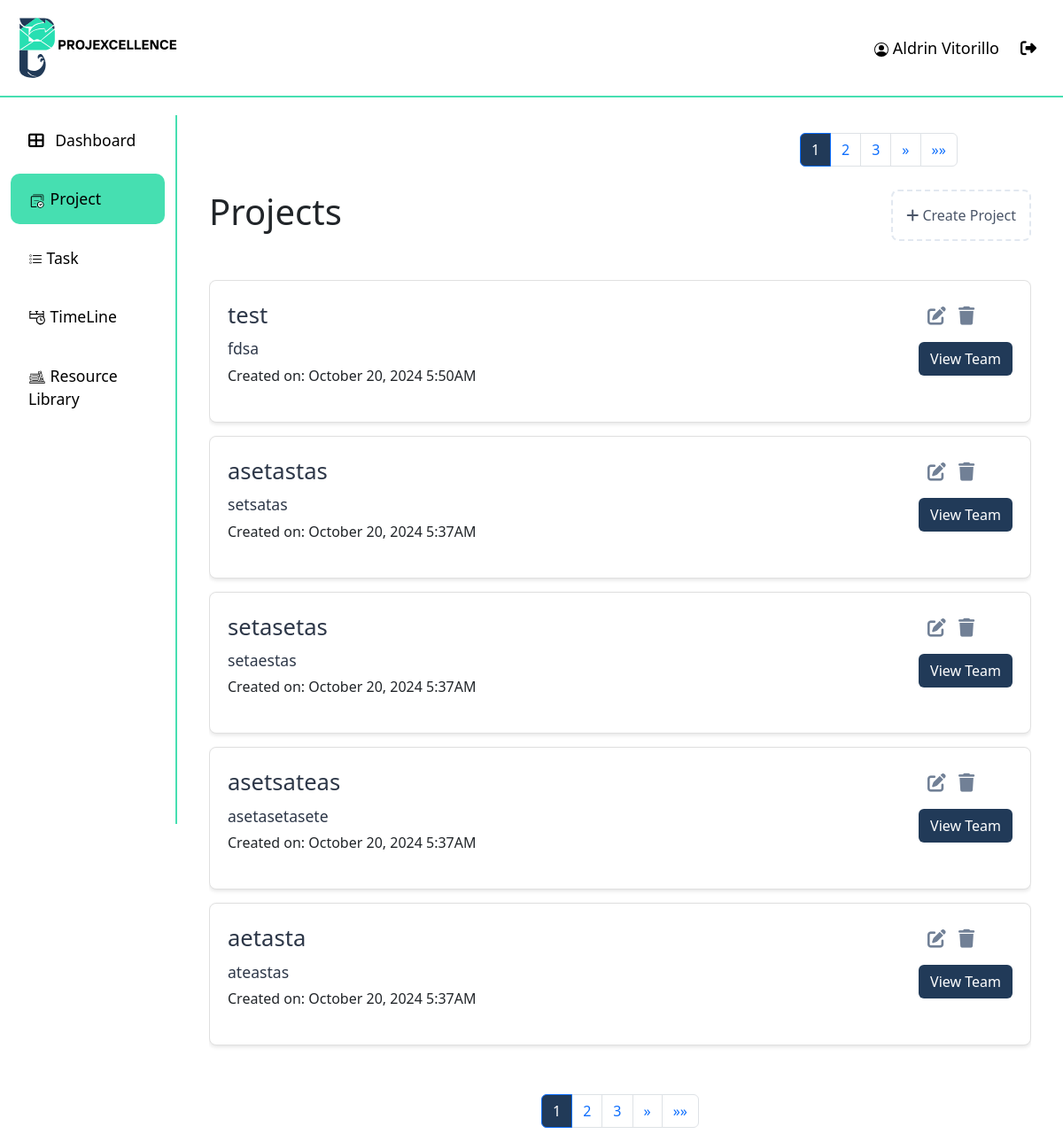
Page /project/ (signed in) on the earlier database version.
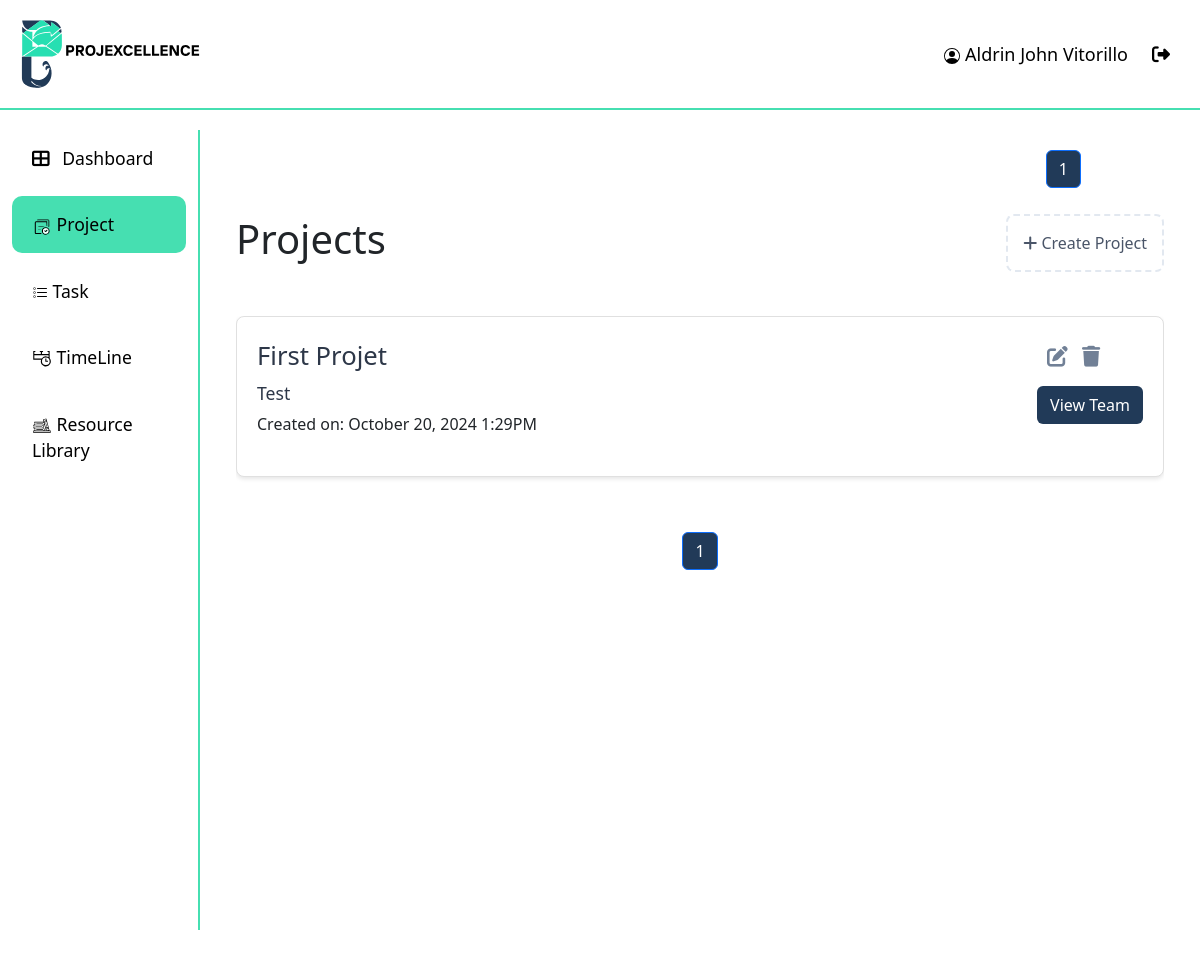
Same page on the later database version.
### api/models.py (models this page shows, shortened)
class User(AbstractUser):
    ROLE_CHOICES = [
        ("ADMIN", "Admin"),
        ("PM", "projectmanger"),
        ("MEMBER", "member"),
    ]
    STATUS_CHOICES = [
        ("APPROVED", "Approved"),
        ("REJECTED", "Rejected"),
        ("PENDING", "Pending"),
    ]
    username = None
    email = models.EmailField(_("email address"), unique=True)
    phone_regex = RegexValidator(
        regex=r"^\+?1?\d{9,15}$",
        message="Phone number must be entered in the format: '+999999999'. Up to 15 digits allowed.",
    )
    phone_number = models.CharField(validators=[phone_regex], max_length=17, blank=True)
    role = models.CharField(max_length=10, choices=ROLE_CHOICES, default="MEMBER")
    date_of_hire = models.DateField(blank=True, null=True)
    profile_path = models.ImageField(null=True, blank=True)
    status = models.CharField(max_length=20, choices=STATUS_CHOICES, default="PENDING")
    groups = models.ManyToManyField(
        "auth.Group",
        verbose_name=_("groups"),
        blank=True,
        related_name="custom_user_set",
        related_query_name="custom_user",
    )
    user_permissions = models.ManyToManyField(
        "auth.Permission",
        verbose_name=_("user permissions"),
        blank=True,
        related_name="custom_user_set",
        related_query_name="custom_user",
    )
    objects = UserManager()
    USERNAME_FIELD = "email"
    REQUIRED_FIELDS = ["first_name", "last_name", "date_of_hire", "password"]

class Project(models.Model):
    project_name = models.CharField(max_length=50)
    description = models.TextField()
    created_by = models.ForeignKey(User, on_delete=models.CASCADE)
    date_created = models.DateTimeField(auto_now_add=True)

### api/views.py (the view)
# urls.py: path("project/", views.project_list, name="project"),
@login_required
def project_list(request):
    projects = Project.objects.filter(created_by=request.user).order_by("-date_created")
    project_filter = ProjectFilter(request.GET, queryset=projects)
    paginator = Paginator(project_filter.qs, 5)  # Paginate the projects, 5 per page
    page_number = request.GET.get("page")
    page_obj = paginator.get_page(page_number)
    edit_project_forms = {project.id: ProjectForm(instance=project) for project in projects}
    context = {
        "page_obj": page_obj,
        "edit_project_forms": edit_project_forms,
        "add_project_form": ProjectForm(),  # Form to add a new project
        "filter": project_filter,
    }
    return render(request, "project.html", context)

### api/templatetags/custom_filters.py (called while the page is built)
@register.filter
def dict_get(d, key):
    return d.get(key)

### api/templates/project.html (shortened to what this page needs)
{% extends "base.html" %}
{% load crispy_forms_tags %}
{% load custom_filters %}
{% block content %}
<div class="page-container">
 <nav aria-label="Page navigation" class="mt-auto Header_page">
    <ul class="pagination justify-content-center"  style="color: #213A58;">
        {% for num in page_obj.paginator.page_range %}
            {% if page_obj.number == num %}
                <li class="page-item active"><span class="page-link" style="background-color: #213A58; color: white;">{{ num }}</span></li>
            {% elif num > page_obj.number|add:'-3' and num < page_obj.number|add:'3' %}
                <li class="page-item"><a class="page-link" href="?page={{ num }}">{{ num }}</a></li>
            {% endif %}
        {% endfor %}
        {% if page_obj.has_next %}
        <li class="page-item">
            <a class="page-link" href="?page={{ page_obj.next_page_number }}" aria-label="Next" >
                <span aria-hidden="true">&raquo;</span>
            </a>
        </li>
        <li class="page-item">
            <a class="page-link" href="?page={{ page_obj.paginator.num_pages }}" aria-label="Last">
                <span aria-hidden="true">&raquo;&raquo;</span>
            </a>
        </li>
        {% endif %}
    </ul>
</nav>
    <div class="content-wrapper container mt-4">
        <div class="d-flex justify-content-between align-items-center mb-4">
            <h1 class="text-3xl font-bold">Projects</h1>
            <div class="add-project" data-bs-toggle="modal" data-bs-target="#addProjectModal">
                <i class="fas fa-plus mr-2"></i> Create Project
            </div>
        </div>
        <div id="projects-list">
            {% for project in page_obj %}
            <div class="project-item">
                <div class="project-actions ml-10">
                    <i class="fas fa-edit" data-bs-toggle="modal" data-bs-target="#editProjectModal{{ project.id }}"></i>
                    <i class="fas fa-trash" data-bs-toggle="modal" data-bs-target="#deleteProjectModal{{ project.id }}"></i>
                    <br>
                    <a href="{% url 'myteam' %}" class="btn View-Members mt-3">View Team</a>
                </div>
                <div>
                    <div class="project-title">{{ project.project_name }}</div>
                    <div class="project-description">{{ project.description }}</div>
                    <div class="project-due-date">Created on: {{ project.date_created|date:"F j, Y g:iA" }}</div>
                </div>
            </div>
            {% empty %}
                <div class="project-item">
                    <h4 class="text-center">No projects found.<br/><small>Create a project to get started.</small></h4>
                </div>
            {% endfor %}
        </div>
        <nav aria-label="Page navigation" class="mt-auto">
            <ul class="pagination justify-content-center">
                {% for num in page_obj.paginator.page_range %}
                    {% if page_obj.number == num %}
                        <li class="page-item active"><span class="page-link" style="background-color: #213A58; color: white;">{{ num }}</span></li>
                    {% elif num > page_obj.number|add:'-3' and num < page_obj.number|add:'3' %}
                        <li class="page-item"><a class="page-link" href="?page={{ num }}">{{ num }}</a></li>
                    {% endif %}
                {% endfor %}
                {% if page_obj.has_next %}
                <li class="page-item">
                    <a class="page-link" href="?page={{ page_obj.next_page_number }}" aria-label="Next">
                        <span aria-hidden="true">&raquo;</span>
                    </a>
                </li>
                <li class="page-item">
                    <a class="page-link" href="?page={{ page_obj.paginator.num_pages }}" aria-label="Last">
                        <span aria-hidden="true">&raquo;&raquo;</span>
                    </a>
                </li>
                {% endif %}
            </ul>
        </nav>
    </div>
</div>
{% endblock content %}

### api/templates/base.html (shortened to what this page needs)
{% load static %}
<!DOCTYPE html>
<html lang="en">
  <head>
    <link
      href="https://cdn.jsdelivr.net/npm/bootstrap@5.3.0/dist/css/bootstrap.min.css"
      rel="stylesheet"
    />
    <link
      href="https://cdnjs.cloudflare.com/ajax/libs/font-awesome/6.4.0/css/all.min.css"
      rel="stylesheet"
    />
  </head>
  <body>
    <header>
      <div class="header">
          <img src="{% static '/res/slogo.svg' %}" alt="logo" width="200px">
          <div class="profile">
            <a class="nav-link {% if request.resolver_match.url_name == 'profile' %}active{% endif %}" href="{% url 'profile' %}">
              {{ request.user.first_name|capfirst }} {{ request.user.last_name|capfirst }}
            </a>
            <a class="nav-link" href="{% url 'logout' %}" onclick="event.preventDefault(); document.getElementById('logout-form').submit();">
              <i class="fas fa-sign-out-alt me-2"></i>
            </a>
          </div>
      </div>
    </header>
    <div class="container-fluid">
      <div class="row">
        <nav
          id="sidebarMenu"
          class="col-md-3 col-lg-2 d-md-block sidebar collapse"
        >
          <ul class="nav flex-column">
            <li class="nav-item">
              <a class="nav-link {% if request.resolver_match.url_name == 'dashboard' %}active{% endif %}" href="{% url 'dashboard' %}">
                <i class="fas fa-th-large me-2"></i> Dashboard
              </a>
            </li>
            <li class="nav-item">
              <a class="nav-link {% if request.resolver_match.url_name == 'project' %}active{% endif %}" href="{% url 'project' %}">
                <img src="{% static '/res/projectIcon.svg' %}" alt="logo" width="20px">  Project
              </a>
            </li>
            <li class="nav-item">
              <a class="nav-link {% if request.resolver_match.url_name == 'task' %}active{% endif %}" href="{% url 'task' %}">
                 Task
              </a>
            </li>
            <li class="nav-item">
              <a class="nav-link {% if request.resolver_match.url_name == 'dashboard' %}active{% endif %}" href="{% url 'dashboard' %}">
                <img src="{% static '/res/timelineIcon.svg' %}" alt="logo" width="20px">  TimeLine
              </a>
            </li>
            <li class="nav-item">
              <a class="nav-link {% if request.resolver_match.url_name == 'resourceLib' %}active{% endif %}" href="{% url 'resourceLib' %}">
                <img src="{% static '/res/resourceIcon.svg' %}" alt="logo" width="20px"> Resource Library
              </a>
            </li>
          </ul>
        </nav>
        <main class="col-md-9 ms-sm-auto col-lg-10 px-md-4 main-content">
          {% block content %}{% endblock content %}
        </main>
      </div>
    </div>
  </body>
</html>

Differences in the rows shown:
removed Project: project_name "test", description "fdsa", date_created "October 20, 2024 5:50AM"
removed Project: project_name "asetastas", description "setsatas", date_created "October 20, 2024 5:37AM"
removed Project: project_name "setasetas", description "setaestas", date_created "October 20, 2024 5:37AM"
removed Project: project_name "asetsateas", description "asetasetasete", date_created "October 20, 2024 5:37AM"
removed Project: project_name "aetasta", description "ateastas", date_created "October 20, 2024 5:37AM"
changed User "Vitorillo": user.first_name "Aldrin" → "Aldrin John"
now on this page (row edited): Project: project_name "First Projet", description "Test", date_created "October 20, 2024 1:29PM"
Other differences:
list line gone: "2"
list line gone: "3"
